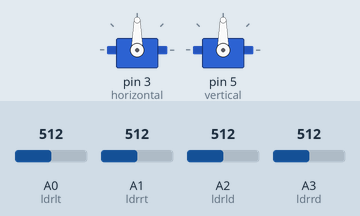
Simulated run of this sketch. Board: Arduino Uno, built with avr-gcc and run on an emulated ATmega328P. On the bench: 2 × servo. Inputs (shaded band) come from the test bench; at power-on: A0 (ldrlt) = 512, A1 (ldrrt) = 512, A2 (ldrld) = 512, A3 (ldrrd) = 512.

Above: at 1.2 s.
1.3 s: A0 (ldrlt) set to 540
At 2.28 s:
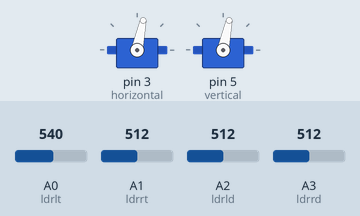
4.3 s: A1 (ldrrt) set to 539
At 4.3 s:
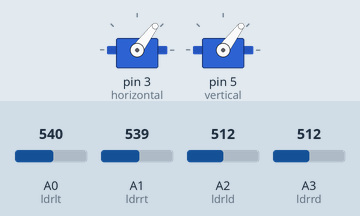
7.3 s: A2 (ldrld) set to 529
At 7.38 s:
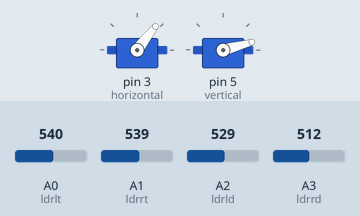
10.3 s: A3 (ldrrd) set to 716
At 10.38 s:
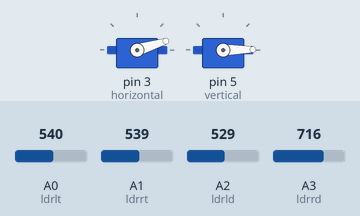
13.3 s: A1 (ldrrt) set to 716
At 13.3 s:
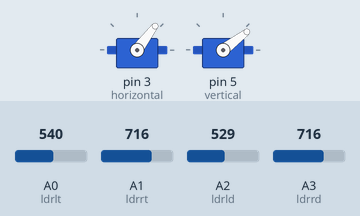
16.3 s: A0 (ldrlt) set to 716
At 19.8 s:
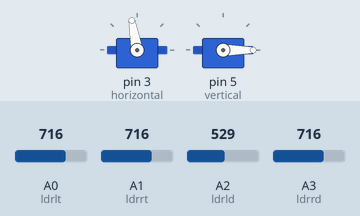
Timing chart, 0 to 20.3 s (numbered marks = the images above; inputs shaded):
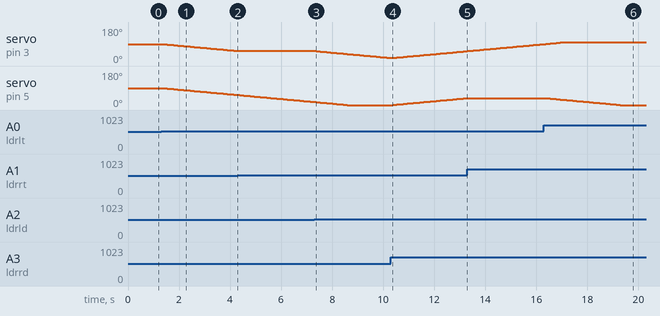

Measured:
- the behaviour switches between 527 and 528 on A0 (ldrlt) (found by bisection; images 0 and 1)
- the behaviour switches between 527 and 528 on A1 (ldrrt) (found by bisection; images 1 and 2)
- the behaviour switches between 519 and 520 on A2 (ldrld) (found by bisection; images 2 and 3)
- after the input at 1.3 s, servo on pin 3 (horizontal), servo on pin 5 (vertical): moves from 90° to 53° over 2.9 s, starting after 0.08 s
- after the input at 4.3 s, servo on pin 3 (horizontal): stays 53° (without the input it goes to 52° after 0.08 s)
- after the input at 7.3 s, servo on pin 3 (horizontal): moves from 53° to 16° over 2.9 s, starting after 0.08 s
- after the input at 10.3 s, servo on pin 5 (vertical): moves from 0° to 37° over 2.9 s, starting after 0.08 s
- after the input at 13.3 s, servo on pin 5 (vertical): stays 37° (without the input it goes to 38° after 0.08 s)
- after the input at 16.3 s, servo on pin 5 (vertical): moves from 37° to 0° over 2.9 s, starting after 0.08 s

The sketch:

ArduinoCode.ino
```cpp
#include <Servo.h>

Servo horizontal;
int servoh = 90;
Servo vertical;
int servov = 90;

int ldrlt = 0; //LDR top left
int ldrrt = 1; //LDR top rigt
int ldrld = 2; //LDR down left
int ldrrd = 3 ; //ldr down rigt

int a =0;
int b =0;
int c =0;
int d =0;

unsigned long servoMillis=0;
unsigned curMillis = millis();
void setup()
{
  horizontal.attach(3);
  vertical.attach(5);
}

void loop()
{
   unsigned curMillis = millis();

  int a = analogRead(ldrlt);
  int b = analogRead(ldrrt);
  int c = analogRead(ldrld);
  int d = analogRead(ldrrd);

  int avt = ((a + b) / 2)/10;
  int avd = ((c + d) / 2)/10;
  int avl = ((a + c) / 2)/10;
  int avr = ((b + d) / 2)/10;

if(curMillis-servoMillis>80)
{
  servoMillis=curMillis;
  if (avt > avd)
  {
    servov = --servov;
     if (servov < 0)
     {
      servov = 0;
     }
  }
  else if (avt < avd)
  {
    servov= ++servov;
    if (servov > 100)
  {
    servov = 100;
  }
  }
  vertical.write(servov);

  if (avl > avr)
  {
    servoh = --servoh;
    if (servoh < 0)
    {
    servoh = 0;
    }
  }
  else if (avl < avr)
  {
    servoh = ++servoh;
     if (servoh > 100)
     {
     servoh = 100;
     }
  }
  horizontal.write(servoh);
}
}
```
